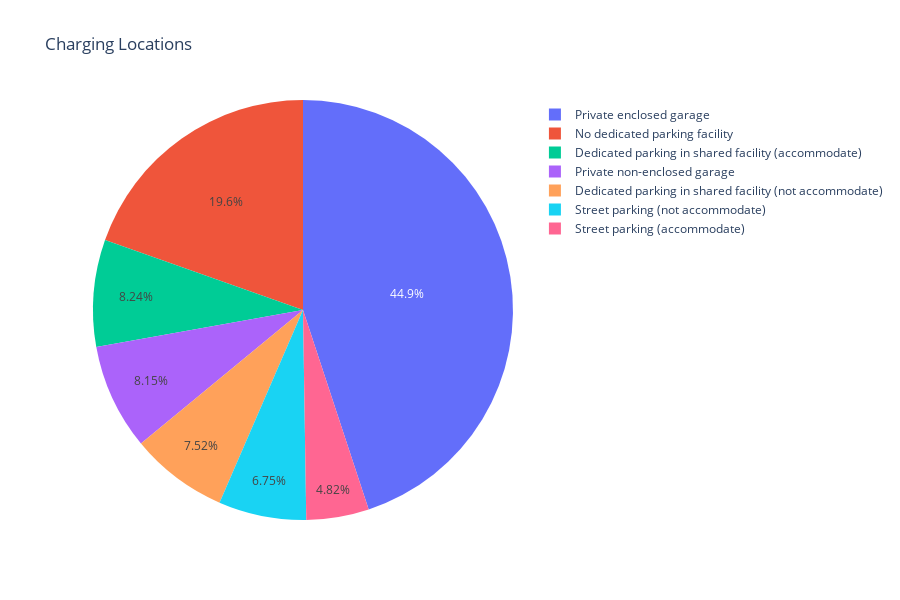

The notebook cell saved with this chart:
### Code cell
df_charging_loc = geo_edf[parking_dict.values()].copy()

# df_charging_loc.astype(int)

result = pd.DataFrame(df_charging_loc.sum().reset_index(name='count'))

# change the column name
result.columns = ['charging_loc', 'count']

# make a pie chart
fig = px.pie(result, values='count', names='charging_loc', title='Charging location')

fig.update_layout(
    xaxis=dict(
        tickmode='linear',
        dtick=1,
        tickangle=0
    ),
    height=600,
    title_text="Charging Locations"
)
fig.show()

### Figure 1 — Plotly figure (JSON) as saved in the notebook; plotly's stock layout.template omitted (floating-point values rounded to 4 significant figures)
{"data": [{"domain": {"x": [0, 1], "y": [0, 1]}, "hovertemplate": "charging_loc=%{label}<br>count=%{value}<extra></extra>", "labels": ["Private enclosed garage", "Private non-enclosed garage", "Dedicated parking in shared facility (accommodate)", "Dedicated parking in shared facility (not accommodate)", "Street parking (accommodate)", "Street parking (not accommodate)", "No dedicated parking facility"], "legendgroup": "", "name": "", "showlegend": true, "type": "pie", "values": [998, 181, 183, 167, 107, 150, 435]}], "layout": {"height": 600, "legend": {"tracegroupgap": 0}, "title": {"text": "Charging Locations"}, "xaxis": {"dtick": 1, "tickangle": 0, "tickmode": "linear"}}}
